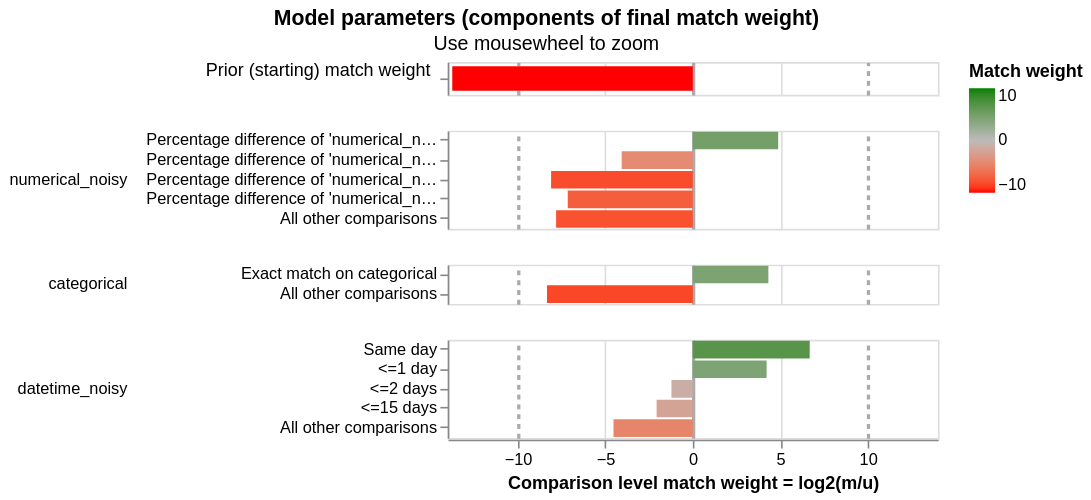

The cell this chart's notebook holds for it:
### Code cell
linker.visualisations.match_weights_chart()

### Figure 1 — Vega-Lite specification as saved in the notebook (floating-point values rounded to 4 significant figures)
{"config": {"view": {"continuousWidth": 300, "continuousHeight": 300, "discreteHeight": 60, "discreteWidth": 400}, "header": {"title": null}, "mark": {"tooltip": null}, "title": {"anchor": "middle"}}, "vconcat": [{"mark": {"type": "bar", "clip": true, "height": 15}, "encoding": {"color": {"field": "log2_bayes_factor", "scale": {"domain": [-10, 0, 10], "interpolate": "lab", "range": ["red", "#bbbbbb", "green"]}, "title": "Match weight", "type": "quantitative"}, "tooltip": [{"field": "comparison_name", "title": "Comparison name", "type": "nominal"}, {"field": "probability_two_random_records_match", "format": ".4f", "title": "Probability two random records match", "type": "nominal"}, {"field": "log2_bayes_factor", "format": ",.4f", "title": "Equivalent match weight", "type": "quantitative"}, {"field": "bayes_factor_description", "title": "Match weight description", "type": "nominal"}], "x": {"axis": {"domain": false, "gridColor": {"condition": {"test": "abs(datum.value / 10)  <= 1 & datum.value % 10 === 0", "value": "#aaa"}, "value": "#ddd"}, "gridDash": {"condition": {"test": "abs(datum.value / 10) == 1", "value": [3]}, "value": null}, "gridWidth": {"condition": {"test": "abs(datum.value / 10)  <= 1 & datum.value % 10 === 0", "value": 2}, "value": 1}, "labels": false, "ticks": false, "title": ""}, "field": "log2_bayes_factor", "scale": {"domain": [-14, 14]}, "type": "quantitative"}, "y": {"axis": {"title": "Prior (starting) match weight", "titleAlign": "right", "titleAngle": 0, "titleFontWeight": "normal"}, "field": "label_for_charts", "sort": {"field": "comparison_vector_value", "order": "descending"}, "type": "nominal"}}, "height": 20, "transform": [{"filter": "(datum.comparison_name == 'probability_two_random_records_match')"}]}, {"mark": {"type": "bar", "clip": true}, "encoding": {"color": {"field": "log2_bayes_factor", "scale": {"domain": [-10, 0, 10], "interpolate": "lab", "range": ["red", "#bbbbbb", "green"]}, "title": "Match weight", "type": "quantitative"}, "row": {"field": "comparison_name", "header": {"labelAlign": "left", "labelAnchor": "middle", "labelAngle": 0}, "sort": {"field": "comparison_sort_order"}, "type": "nominal"}, "tooltip": [{"field": "comparison_name", "title": "Comparison name", "type": "nominal"}, {"field": "label_for_charts", "title": "Label", "type": "ordinal"}, {"field": "sql_condition", "title": "SQL condition", "type": "nominal"}, {"field": "m_probability", "format": ".10~g", "title": "M probability", "type": "quantitative"}, {"field": "u_probability", "format": ".10~g", "title": "U probability", "type": "quantitative"}, {"field": "bayes_factor", "format": ",.6f", "title": "Bayes factor = m/u", "type": "quantitative"}, {"field": "log2_bayes_factor", "format": ".4~g", "title": "Match weight = log2(m/u)", "type": "quantitative"}, {"field": "bayes_factor_description", "title": "Match weight description", "type": "nominal"}, {"field": "m_probability_description", "title": "m probability description", "type": "nominal"}, {"field": "u_probability_description", "title": "u probability description", "type": "nominal"}], "x": {"axis": {"gridColor": {"condition": {"test": "abs(datum.value / 10)  <= 1 & datum.value % 10 === 0", "value": "#aaa"}, "value": "#ddd"}, "gridDash": {"condition": {"test": "abs(datum.value / 10) == 1", "value": [3]}, "value": null}, "gridWidth": {"condition": {"test": "abs(datum.value / 10)  <= 1 & datum.value % 10 === 0", "value": 2}, "value": 1}, "title": "Comparison level match weight = log2(m/u)"}, "field": "log2_bayes_factor", "scale": {"domain": [-14, 14]}, "type": "quantitative"}, "y": {"axis": {"title": null}, "field": "label_for_charts", "sort": {"field": "comparison_vector_value", "order": "descending"}, "type": "nominal"}}, "height": {"step": 12}, "resolve": {"axis": {"y": "independent"}, "scale": {"y": "independent"}}, "transform": [{"filter": "(datum.comparison_name != 'probability_two_random_records_match')"}]}], "data": {"name": "data-1f862e03485258f3d6f9ec3f1a9ca439"}, "params": [{"name": "mouse_zoom", "select": {"type": "interval", "encodings": ["x"]}, "bind": "scales", "views": []}], "resolve": {"axis": {"y": "independent"}, "scale": {"y": "independent"}}, "title": {"text": "Model parameters (components of final match weight)", "subtitle": "Use mousewheel to zoom"}, "$schema": "https://vega.github.io/schema/vega-lite/v5.9.3.json", "datasets": {"data-1f862e03485258f3d6f9ec3f1a9ca439": [{"comparison_name": "probability_two_random_records_match", "sql_condition": null, "label_for_charts": "", "m_probability": null, "u_probability": null, "m_probability_description": null, "u_probability_description": null, "has_tf_adjustments": false, "tf_adjustment_column": null, "tf_adjustment_weight": null, "is_null_level": false, "bayes_factor": 7.309e-05, "log2_bayes_factor": -13.74, "comparison_vector_value": 0, "max_comparison_vector_value": 0, "bayes_factor_description": "The probability that two random records drawn at random match is 0.000 or one in  13,682.3 records.This is equivalent to a starting match weight of -13.740.", "probability_two_random_records_match": 7.309e-05, "comparison_sort_order": -1}, {"comparison_name": "numerical_noisy", "sql_condition": "(ABS(\"numerical_noisy_l\" - \"numerical_noisy_r\") / (CASE WHEN \"numerical_noisy_r\" > \"numerical_noisy_l\" THEN \"numerical_noisy_r\" ELSE \"numerical_noisy_l\" END)) < 0.05", "label_for_charts": "Percentage difference of 'numerical_noisy' within 5.00%", "m_probability": 0.9911, "u_probability": 0.03376, "m_probability_description": "Amongst matching record comparisons, 99.11% of records (i.e. one in 1.009) are in the percentage difference of 'numerical_noisy' within 5.00% comparison level", "u_probability_description": "Amongst non-matching record comparisons, 3.376% of records (i.e. one in 29.62) are in the percentage difference of 'numerical_noisy' within 5.00% comparison level", "has_tf_adjustments": false, "tf_adjustment_column": null, "tf_adjustment_weight": 1.0, "is_null_level": false, "bayes_factor": 29.36, "log2_bayes_factor": 4.876, "comparison_vector_value": 4, "max_comparison_vector_value": 4, "bayes_factor_description": "If comparison level is `percentage difference of 'numerical_noisy' within 5.00%` then comparison is 29.36 times more likely to be a match", "probability_two_random_records_match": 7.309e-05, "comparison_sort_order": 0}, {"comparison_name": "numerical_noisy", "sql_condition": "(ABS(\"numerical_noisy_l\" - \"numerical_noisy_r\") / (CASE WHEN \"numerical_noisy_r\" > \"numerical_noisy_l\" THEN \"numerical_noisy_r\" ELSE \"numerical_noisy_l\" END)) < 0.15", "label_for_charts": "Percentage difference of 'numerical_noisy' within 15.00%", "m_probability": 0.004254, "u_probability": 0.07114, "m_probability_description": "Amongst matching record comparisons, 0.4254% of records (i.e. one in 235) are in the percentage difference of 'numerical_noisy' within 15.00% comparison level", "u_probability_description": "Amongst non-matching record comparisons, 7.114% of records (i.e. one in 14.06) are in the percentage difference of 'numerical_noisy' within 15.00% comparison level", "has_tf_adjustments": false, "tf_adjustment_column": null, "tf_adjustment_weight": 1.0, "is_null_level": false, "bayes_factor": 0.05979, "log2_bayes_factor": -4.064, "comparison_vector_value": 3, "max_comparison_vector_value": 4, "bayes_factor_description": "If comparison level is `percentage difference of 'numerical_noisy' within 15.00%` then comparison is 16.72 times less likely to be a match", "probability_two_random_records_match": 7.309e-05, "comparison_sort_order": 0}, {"comparison_name": "numerical_noisy", "sql_condition": "(ABS(\"numerical_noisy_l\" - \"numerical_noisy_r\") / (CASE WHEN \"numerical_noisy_r\" > \"numerical_noisy_l\" THEN \"numerical_noisy_r\" ELSE \"numerical_noisy_l\" END)) < 0.4", "label_for_charts": "Percentage difference of 'numerical_noisy' within 40.00%", "m_probability": 0.0007521, "u_probability": 0.2057, "m_probability_description": "Amongst matching record comparisons, 0.07521% of records (i.e. one in 1,330) are in the percentage difference of 'numerical_noisy' within 40.00% comparison level", "u_probability_description": "Amongst non-matching record comparisons, 20.57% of records (i.e. one in 4.862) are in the percentage difference of 'numerical_noisy' within 40.00% comparison level", "has_tf_adjustments": false, "tf_adjustment_column": null, "tf_adjustment_weight": 1.0, "is_null_level": false, "bayes_factor": 0.003656, "log2_bayes_factor": -8.095, "comparison_vector_value": 2, "max_comparison_vector_value": 4, "bayes_factor_description": "If comparison level is `percentage difference of 'numerical_noisy' within 40.00%` then comparison is 273 times less likely to be a match", "probability_two_random_records_match": 7.309e-05, "comparison_sort_order": 0}, {"comparison_name": "numerical_noisy", "sql_condition": "(ABS(\"numerical_noisy_l\" - \"numerical_noisy_r\") / (CASE WHEN \"numerical_noisy_r\" > \"numerical_noisy_l\" THEN \"numerical_noisy_r\" ELSE \"numerical_noisy_l\" END)) < 0.7", "label_for_charts": "Percentage difference of 'numerical_noisy' within 70.00%", "m_probability": 0.002346, "u_probability": 0.3316, "m_probability_description": "Amongst matching record comparisons, 0.2346% of records (i.e. one in 426) are in the percentage difference of 'numerical_noisy' within 70.00% comparison level", "u_probability_description": "Amongst non-matching record comparisons, 33.16% of records (i.e. one in 3.015) are in the percentage difference of 'numerical_noisy' within 70.00% comparison level", "has_tf_adjustments": false, "tf_adjustment_column": null, "tf_adjustment_weight": 1.0, "is_null_level": false, "bayes_factor": 0.007073, "log2_bayes_factor": -7.143, "comparison_vector_value": 1, "max_comparison_vector_value": 4, "bayes_factor_description": "If comparison level is `percentage difference of 'numerical_noisy' within 70.00%` then comparison is 141 times less likely to be a match", "probability_two_random_records_match": 7.309e-05, "comparison_sort_order": 0}, {"comparison_name": "numerical_noisy", "sql_condition": "ELSE", "label_for_charts": "All other comparisons", "m_probability": 0.001595, "u_probability": 0.3578, "m_probability_description": "Amongst matching record comparisons, 0.1595% of records (i.e. one in 627) are in the all other comparisons comparison level", "u_probability_description": "Amongst non-matching record comparisons, 35.78% of records (i.e. one in 2.795) are in the all other comparisons comparison level", "has_tf_adjustments": false, "tf_adjustment_column": null, "tf_adjustment_weight": 1.0, "is_null_level": false, "bayes_factor": 0.004458, "log2_bayes_factor": -7.809, "comparison_vector_value": 0, "max_comparison_vector_value": 4, "bayes_factor_description": "If comparison level is `all other comparisons` then comparison is 224 times less likely to be a match", "probability_two_random_records_match": 7.309e-05, "comparison_sort_order": 0}, {"comparison_name": "categorical", "sql_condition": "\"categorical_l\" = \"categorical_r\"", "label_for_charts": "Exact match on categorical", "m_probability": 0.997, "u_probability": 0.05005, "m_probability_description": "Amongst matching record comparisons, 99.7% of records (i.e. one in 1.003) are in the exact match on categorical comparison level", "u_probability_description": "Amongst non-matching record comparisons, 5.005% of records (i.e. one in 19.98) are in the exact match on categorical comparison level", "has_tf_adjustments": false, "tf_adjustment_column": null, "tf_adjustment_weight": 1.0, "is_null_level": false, "bayes_factor": 19.92, "log2_bayes_factor": 4.316, "comparison_vector_value": 1, "max_comparison_vector_value": 1, "bayes_factor_description": "If comparison level is `exact match on categorical` then comparison is 19.92 times more likely to be a match", "probability_two_random_records_match": 7.309e-05, "comparison_sort_order": 1}, {"comparison_name": "categorical", "sql_condition": "ELSE", "label_for_charts": "All other comparisons", "m_probability": 0.002956, "u_probability": 0.9499, "m_probability_description": "Amongst matching record comparisons, 0.2956% of records (i.e. one in 338) are in the all other comparisons comparison level", "u_probability_description": "Amongst non-matching record comparisons, 94.99% of records (i.e. one in 1.053) are in the all other comparisons comparison level", "has_tf_adjustments": false, "tf_adjustment_column": null, "tf_adjustment_weight": 1.0, "is_null_level": false, "bayes_factor": 0.003111, "log2_bayes_factor": -8.328, "comparison_vector_value": 0, "max_comparison_vector_value": 1, "bayes_factor_description": "If comparison level is `all other comparisons` then comparison is 321 times less likely to be a match", "probability_two_random_records_match": 7.309e-05, "comparison_sort_order": 1}, {"comparison_name": "datetime_noisy", "sql_condition": "abs(date_diff('day', datetime_noisy_l, datetime_noisy_r)) <= 0", "label_for_charts": "Same day", "m_probability": 0.6773, "u_probability": 0.006621, "m_probability_description": "Amongst matching record comparisons, 67.73% of records (i.e. one in 1.476) are in the same day comparison level", "u_probability_description": "Amongst non-matching record comparisons, 0.6621% of records (i.e. one in 151) are in the same day comparison level", "has_tf_adjustments": false, "tf_adjustment_column": null, "tf_adjustment_weight": 1.0, "is_null_level": false, "bayes_factor": 102.3, "log2_bayes_factor": 6.677, "comparison_vector_value": 4, "max_comparison_vector_value": 4, "bayes_factor_description": "If comparison level is `same day` then comparison is 102 times more likely to be a match", "probability_two_random_records_match": 7.309e-05, "comparison_sort_order": 2}, {"comparison_name": "datetime_noisy", "sql_condition": "abs(date_diff('day', datetime_noisy_l, datetime_noisy_r)) <= 1", "label_for_charts": "<=1 day", "m_probability": 0.2436, "u_probability": 0.0131, "m_probability_description": "Amongst matching record comparisons, 24.36% of records (i.e. one in 4.104) are in the <=1 day comparison level", "u_probability_description": "Amongst non-matching record comparisons, 1.31% of records (i.e. one in 76.31) are in the <=1 day comparison level", "has_tf_adjustments": false, "tf_adjustment_column": null, "tf_adjustment_weight": 1.0, "is_null_level": false, "bayes_factor": 18.59, "log2_bayes_factor": 4.217, "comparison_vector_value": 3, "max_comparison_vector_value": 4, "bayes_factor_description": "If comparison level is `<=1 day` then comparison is 18.59 times more likely to be a match", "probability_two_random_records_match": 7.309e-05, "comparison_sort_order": 2}, {"comparison_name": "datetime_noisy", "sql_condition": "abs(date_diff('day', datetime_noisy_l, datetime_noisy_r)) <= 2", "label_for_charts": "<=2 days", "m_probability": 0.005607, "u_probability": 0.01306, "m_probability_description": "Amongst matching record comparisons, 0.5607% of records (i.e. one in 178) are in the <=2 days comparison level", "u_probability_description": "Amongst non-matching record comparisons, 1.306% of records (i.e. one in 76.59) are in the <=2 days comparison level", "has_tf_adjustments": false, "tf_adjustment_column": null, "tf_adjustment_weight": 1.0, "is_null_level": false, "bayes_factor": 0.4294, "log2_bayes_factor": -1.22, "comparison_vector_value": 2, "max_comparison_vector_value": 4, "bayes_factor_description": "If comparison level is `<=2 days` then comparison is 2.329 times less likely to be a match", "probability_two_random_records_match": 7.309e-05, "comparison_sort_order": 2}, {"comparison_name": "datetime_noisy", "sql_condition": "abs(date_diff('day', datetime_noisy_l, datetime_noisy_r)) <= 15", "label_for_charts": "<=15 days", "m_probability": 0.03861, "u_probability": 0.1619, "m_probability_description": "Amongst matching record comparisons, 3.861% of records (i.e. one in 25.9) are in the <=15 days comparison level", "u_probability_description": "Amongst non-matching record comparisons, 16.19% of records (i.e. one in 6.177) are in the <=15 days comparison level", "has_tf_adjustments": false, "tf_adjustment_column": null, "tf_adjustment_weight": 1.0, "is_null_level": false, "bayes_factor": 0.2385, "log2_bayes_factor": -2.068, "comparison_vector_value": 1, "max_comparison_vector_value": 4, "bayes_factor_description": "If comparison level is `<=15 days` then comparison is 4.193 times less likely to be a match", "probability_two_random_records_match": 7.309e-05, "comparison_sort_order": 2}, {"comparison_name": "datetime_noisy", "sql_condition": "ELSE", "label_for_charts": "All other comparisons", "m_probability": 0.03482, "u_probability": 0.8053, "m_probability_description": "Amongst matching record comparisons, 3.482% of records (i.e. one in 28.72) are in the all other comparisons comparison level", "u_probability_description": "Amongst non-matching record comparisons, 80.53% of records (i.e. one in 1.242) are in the all other comparisons comparison level", "has_tf_adjustments": false, "tf_adjustment_column": null, "tf_adjustment_weight": 1.0, "is_null_level": false, "bayes_factor": 0.04323, "log2_bayes_factor": -4.532, "comparison_vector_value": 0, "max_comparison_vector_value": 4, "bayes_factor_description": "If comparison level is `all other comparisons` then comparison is 23.13 times less likely to be a match", "probability_two_random_records_match": 7.309e-05, "comparison_sort_order": 2}]}}
